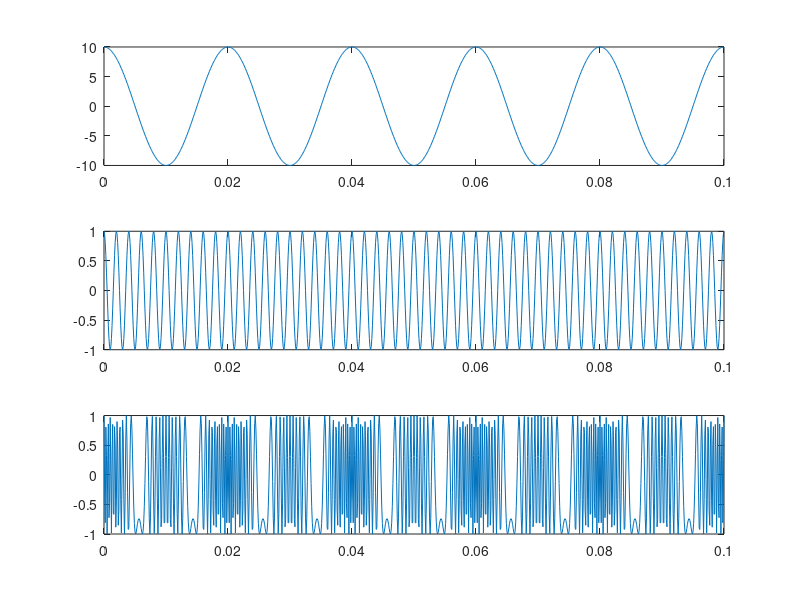
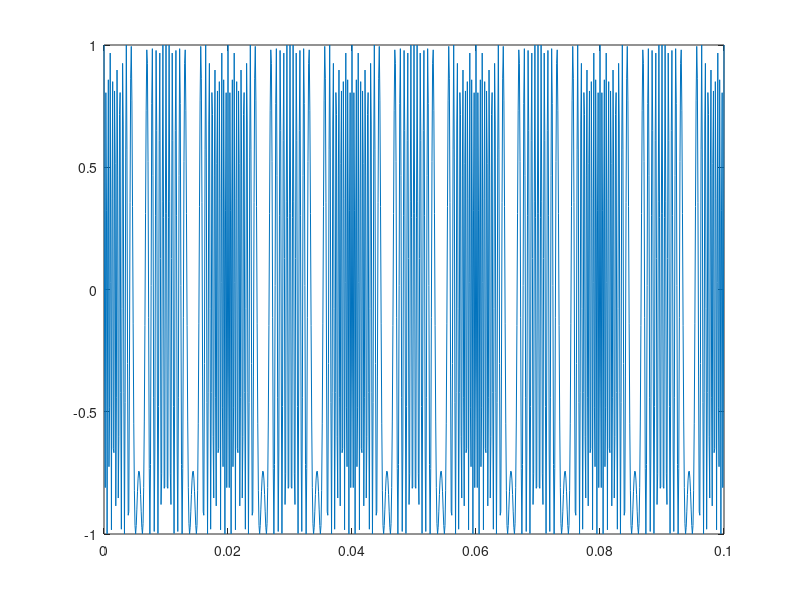

MATLAB code for these plots, in order: (Note: this script raises an error after producing the figures.)

t=0:0.0001:0.1
x= 10*cos(100*pi*t)
subplot(3,1,1)
plot(t,x)
y=cos(pi*1000*t)
subplot(3,1,2)
plot(t,y)
z=cos(pi*1000*t+50*sin(100*pi*t))
subplot(3,1,3)
plot(t,z)
figure
plot(t,z)
periodogram(z,[],4096,1000,'power','centered');
am=diff(z)
lengthC=10
fmdiodeout=am
for time_indx=1:lengthC
    if(fmdiodeout(time_indx)<0)
        fmdiodeout(time_indx)=0;
    end
end
[den,num]=butter(1,2*(100/1000))
fmdemod=filter(den,num,fmdiodeout)
for n=1:400
    fmdemod=filter(den,num,fmdemod)
end
figure
plot(fmdemod)
